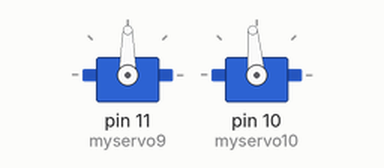
Bench run of a sketch on a simulated Arduino Uno, built with avr-gcc and run on an emulated ATmega328P. Parts: 2 × servo.

Above: at 0.05 s.
At 6.0 s:
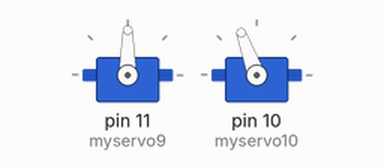
Timing chart, 0 to 7.8 s (numbered marks = the images above):
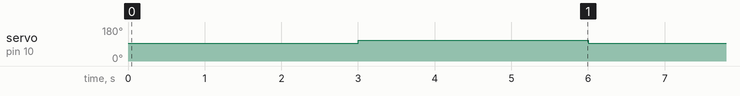

The sketch:

xacualeitor.pde
```cpp
#include <Servo.h>

Servo myservo9;  // create servo object to control a servo
Servo myservo10;  // create servo object to control a servo

int pos = 0;    // variable to store the servo position

void setup()
{
  myservo9.attach(11);  // attaches the servo on pin 9 to the servo object
  myservo10.attach(10);  // attaches the servo on pin 10 to the servo object
}

void loop()
{
    myservo10.write(95);
    delay(3000);

    myservo10.write(110);
    delay(3000);
  /*
  for(int x=85;x<105;x+=5) {
    myservo10.write(x);
    delay(2500);
  }

  for(int x=110;x>80;x-=5) {
    myservo10.write(x);
    delay(2500);
  }*/
}
```

Measured:
- by itself, servo on pin 10 (myservo10): alternates 110° for 3.0 s and 95° for 3.0 s
